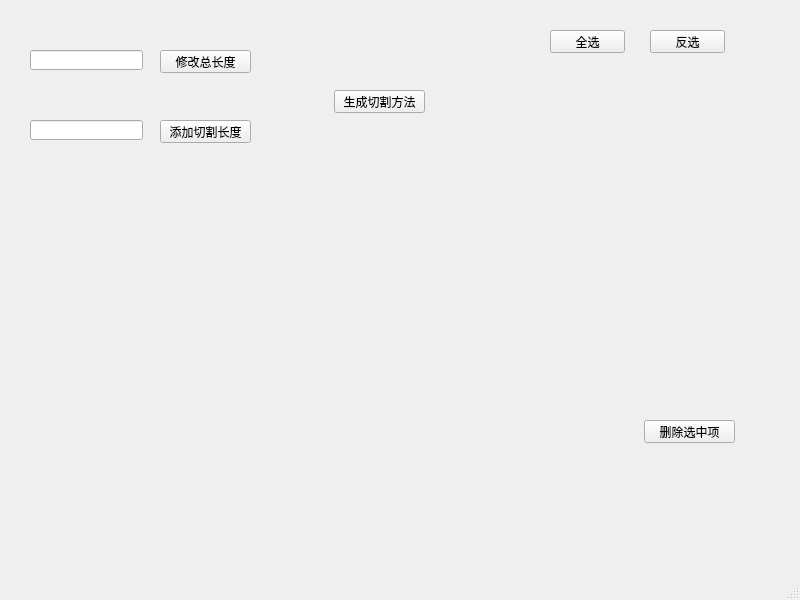
<?xml version="1.0" encoding="UTF-8"?>
<ui version="4.0">
 <class>MainWindow</class>
 <widget class="QMainWindow" name="MainWindow">
  <property name="geometry">
   <rect>
    <x>0</x>
    <y>0</y>
    <width>800</width>
    <height>600</height>
   </rect>
  </property>
  <property name="windowTitle">
   <string>MainWindow</string>
  </property>
  <widget class="QWidget" name="centralwidget">
   <widget class="QLineEdit" name="leTotalLength">
    <property name="geometry">
     <rect>
      <x>30</x>
      <y>50</y>
      <width>113</width>
      <height>20</height>
     </rect>
    </property>
   </widget>
   <widget class="QLineEdit" name="leCuttingLength">
    <property name="geometry">
     <rect>
      <x>30</x>
      <y>120</y>
      <width>113</width>
      <height>20</height>
     </rect>
    </property>
   </widget>
   <widget class="QPushButton" name="btnAddCuttingLength">
    <property name="geometry">
     <rect>
      <x>160</x>
      <y>120</y>
      <width>91</width>
      <height>23</height>
     </rect>
    </property>
    <property name="text">
     <string>添加切割长度</string>
    </property>
   </widget>
   <widget class="QPushButton" name="btnSetTotalLength">
    <property name="geometry">
     <rect>
      <x>160</x>
      <y>50</y>
      <width>91</width>
      <height>23</height>
     </rect>
    </property>
    <property name="text">
     <string>修改总长度</string>
    </property>
   </widget>
   <widget class="QPushButton" name="btnGenerateResult">
    <property name="geometry">
     <rect>
      <x>334</x>
      <y>90</y>
      <width>91</width>
      <height>23</height>
     </rect>
    </property>
    <property name="text">
     <string>生成切割方法</string>
    </property>
   </widget>
   <widget class="QPushButton" name="btnSelectAll">
    <property name="geometry">
     <rect>
      <x>550</x>
      <y>30</y>
      <width>75</width>
      <height>23</height>
     </rect>
    </property>
    <property name="text">
     <string>全选</string>
    </property>
   </widget>
   <widget class="QPushButton" name="btnSelectInvert">
    <property name="geometry">
     <rect>
      <x>650</x>
      <y>30</y>
      <width>75</width>
      <height>23</height>
     </rect>
    </property>
    <property name="text">
     <string>反选</string>
    </property>
   </widget>
   <widget class="QPushButton" name="btnDeleteSelections">
    <property name="geometry">
     <rect>
      <x>644</x>
      <y>420</y>
      <width>91</width>
      <height>23</height>
     </rect>
    </property>
    <property name="text">
     <string>删除选中项</string>
    </property>
   </widget>
  </widget>
  <widget class="QMenuBar" name="menubar">
   <property name="geometry">
    <rect>
     <x>0</x>
     <y>0</y>
     <width>800</width>
     <height>23</height>
    </rect>
   </property>
  </widget>
  <widget class="QStatusBar" name="statusbar"/>
 </widget>
 <resources/>
 <connections/>
</ui>
